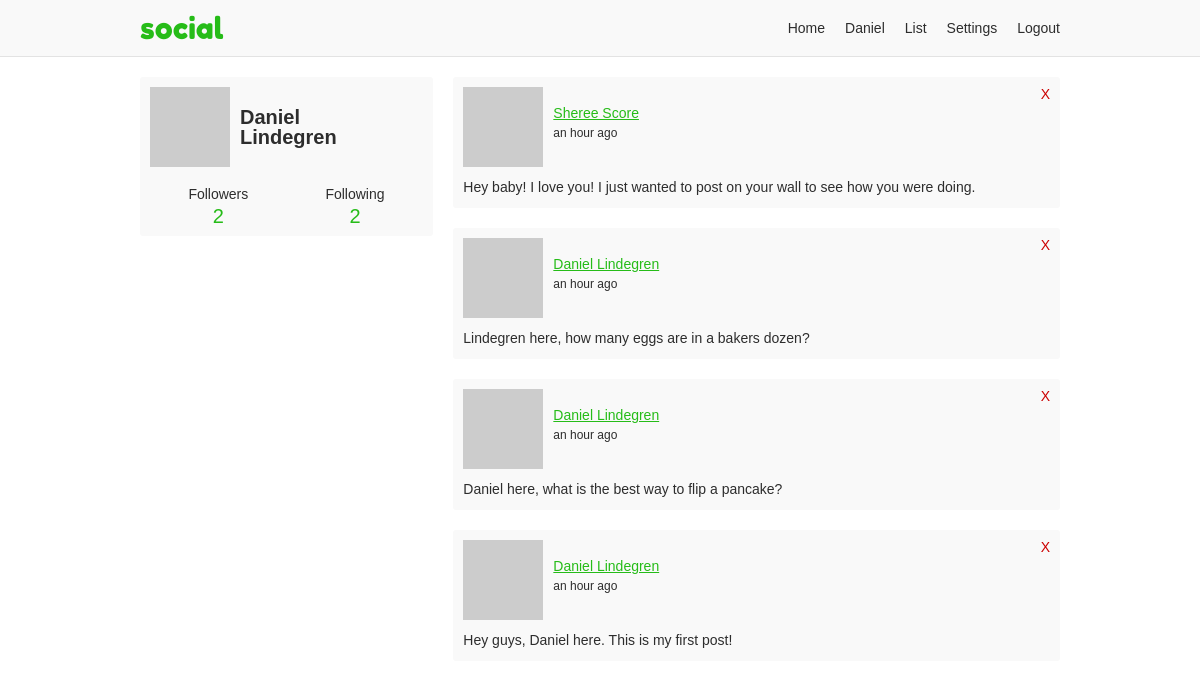
The app's page /onosendi (signed in) with its own data.
### app/users/models/user.py (models this page shows, shortened)
class User(UserMixin, db.Model, BaseModel):
    username = db.Column(db.String(35), nullable=False, unique=True)
    email = db.Column(db.String(255), nullable=False, unique=True)
    password = db.Column(db.String(128), nullable=False)
    first_name = db.Column(db.String(35), nullable=False)
    last_name = db.Column(db.String(35), nullable=False)
    about_me = db.Column(db.Text)
    last_seen = db.Column(db.DateTime, default=datetime.utcnow)
    posts_per_page = db.Column(db.Integer, default=10, nullable=False)
    full_name = column_property(first_name + " " + last_name)
    followed = db.relationship(
        'User',
        secondary=followers,
        primaryjoin='followers.c.follower_id == User.id',
        secondaryjoin='followers.c.followed_id == User.id',
        backref=db.backref('followers', lazy='dynamic'),
        lazy='dynamic')
    post_author = db.relationship(
        'Post',
        foreign_keys='Post.author_id',
        backref='author', lazy='dynamic')
    post_recipient = db.relationship(
        'Post',
        foreign_keys='Post.recipient_id',
        backref='recipient', lazy='dynamic')
    @property
    def get_followers(self):
        return self.followers.filter_by(active=True)
    @property
    def get_followed(self):
        return self.followed.filter_by(active=True)
    @property
    def profile_posts(self):
        return Post.query.join(User, User.id == Post.author_id).filter(
            Post.recipient_id == self.id, User.active == True,
            Post.active == True)
    def avatar(self, size):
        digest = md5(self.email.lower().encode('utf-8')).hexdigest()
        return 'https://www.gravatar.com/avatar/{}?d=monsterid&s={}'.format(
            digest, size)

### app/users/models/post.py (models this page shows, shortened)
class Post(db.Model, BaseModel):
    body = db.Column(db.Text)
    author_id = db.Column(db.Integer, db.ForeignKey('user.id'))
    recipient_id = db.Column(db.Integer, db.ForeignKey('user.id'))

### app/users/views.py (the view)
@users.route('/<username>', methods=['GET', 'POST'])
@login_required
def profile(username):
    user = User.query.filter_by(username=username, active=True).first_or_404()
    form = PostForm()
    if form.validate_on_submit():
        post = Post(body=form.body.data, author=current_user,
                    recipient=user)
        post.commit()
        flash('Your post is now live!')
        return redirect(url_for('users.profile', username=username))
    page = request.args.get('page', 1, type=int)
    posts = user.profile_posts.order_by(
        Post.created.desc()).paginate(
            page, current_user.posts_per_page, False)
    return render_template('users/profile.html', user=user, posts=posts,
                           form=form)

### app/models.py (called while the page is built)
    def commit(self):
        try:
            db.session.add(self)
            db.session.commit()
            return self
        except Exception as E:
            db.session.rollback()
            raise E

### app/users/models/user.py (called while the page is built)
@login.user_loader
def load_user(id):
    return User.query.get(int(id))

### app/users/views.py (called while the page is built)
@users.before_request
def before_request():
    if current_user.is_authenticated:
        if not current_user.active:
            return redirect(url_for('static_views.logout'))
        current_user.last_seen = datetime.utcnow()
        current_user.commit()

### app/templates/users/profile.html (shortened to what this page needs)
{% extends "/base.html" %}
{% block content %}
<div class="grid-container">
  {% include "/users/_profile-info.html" %}
  <div class="profile-content">
    {% if posts.pages > 1 %}
      {% from "/_macros.html" import render_pagination %}
    {% endif %}
    {% if posts.items %}
      {% for post in posts.items %}
      {% include "/users/_post.html" %}
      {% endfor %}
    {% endif %}
    {% if posts.pages > 1 %}
      {% from "/_macros.html" import render_pagination %}
    {% endif %}
  </div>
</div>
{% endblock %}

### app/templates/base.html (shortened to what this page needs)
<!doctype html>
<html lang="en">
<head>
  <link rel="stylesheet" href="{{ url_for('static', filename='css/layout.css') }}">
</head>
<body>
<div class="header-container">
  <header class="site-header responsive-container">
    <h1 class="branding"><a href="{{ url_for('static_views.index') }}">{{ APP_NAME }}</a></h1>
    {% if current_user.is_authenticated %}
    <ul class="primary-nav">
      <li><a href="{{ url_for('users.home') }}">Home</a></li>
      <li><a href="{{ url_for('users.profile', username=current_user.username) }}">{{ current_user.first_name }}</a></li>
      <li><a href="{{ url_for('users.list') }}">List</a></li>
      <li><a href="{{ url_for('users.settings_account') }}">Settings</a></li>
      <li><a href="{{ url_for('static_views.logout') }}">Logout</a></li>
    </ul>
    {% endif %}
  </header>
</div>
<div class="responsive-container">
{% block content %}
{% endblock %}
</div>
</body>
</html>

### app/templates/users/_profile-info.html (shortened to what this page needs)
<div class="profile-aside">
  <div class="profile-info-container">
    <a class="profile-info" href="{{ url_for('users.profile', username=user.username) }}">
      <img src="{{ user.avatar(60) }}">
      <h2>{{ user.first_name }}<br>{{ user.last_name }}</h1>
    </a>
    <div class="user-numbers user-numbers-profile">
      <a href="{{ url_for('users.followers', username=user.username) }}">
        Followers <span>{{ user.get_followers.count() }}</span>
      </a>
      <a href="{{ url_for('users.following', username=user.username) }}">
        Following <span>{{ user.get_followed.count() }}</span>
      </a>
    </div>
  </div>
</div>

### app/templates/users/_post.html
<div class="post">
  <div class="post-header">
    <img src="{{ post.author.avatar(40) }}">
    <p class="post-info">
      <a href="{{ url_for('users.profile', username=post.author.username) }}">{{ post.author.full_name }}</a>
      <time>{{ moment(post.created).fromNow() }}</time>
    </p>
    {% if current_user == post.author or post.recipient_id == current_user.id %}
    <a class="delete-post" href="{{ url_for('users.user_action', username=post.author.username, action='delete-post', post_id=post.id) }}" title="Delete post">X</a>
    {% endif %}
  </div>
  <p class="post-body">{{ post.body }}</p>
</div>

### app/static/css/layout.css (style rules this page uses)
:root { --green: #26bc18; --dark-green: #21a42f; --light-gray: #f9f9f9; --dark-gray: #e3e3e3; --light-green: #e9ffe0; --green-border: #c9ffb2; --green-text: #335922; --text-color: #2d2d2d; --white: #fff; --red: #cc0000; }
*, *::before, *::after { box-sizing: border-box; }
html { font-family: sans-serif; font-size: 62.5%; }
article, aside, figcaption, figure, footer, header, hgroup, main, nav, section { display: block; }
body { margin: 0; color: var(--text-color); font-size: 1.4rem; line-height: 1; }
h1, h2, h3, h4, h5, h6 { margin: 0 0 10px 0; }
p, ol, ul, dl { margin: 0 0 10px 0; padding: 0; }
p { line-height: 1.5; }
img { display: block; }
ol, ul { list-style: none; }
a, a:link { color: var(--green); ext-decoration: none; }
.responsive-container { margin: 0 auto; max-width: 960px; padding: 0 20px; }
.grid-container { display: grid; grid-template-columns: repeat(12, [col-start] 1fr); grid-gap: 20px; }
.grid-container > .profile-aside, .grid-container > .profile-content, .grid-container > .settings-aside, .grid-container > .settings-content, .grid-container > .index-content, .grid-container > .index-registration { grid-column: col-start / -1; }
@media (min-width: 768px) { .grid-container > .profile-aside { grid-column: col-start / span 4; } }
@media (min-width: 768px) { .grid-container > .profile-content { grid-column: col-start 5 / span 8; } }
.header-container { margin-bottom: 20px; background-color: var(--light-gray); border-bottom: 1px solid var(--dark-gray); }
.header-container .site-header { align-items: center; display: flex; }
.branding { margin: 0; padding: 10px 0; }
.branding a { font: 30px "Fredoka One"; text-decoration: none; }
.primary-nav { display: flex; margin: 0 0 0 auto; }
.primary-nav li { padding: 0 10px; }
.primary-nav li:last-child { padding-right: 0; }
.primary-nav a { color: var(--text-color); text-decoration: none; }
.post { margin-bottom: 20px; padding: 10px; position: relative; background-color: var(--light-gray); border-radius: 3px; }
.post .post-header { align-items: center; display: flex; }
.post .post-header img { align-self: flex-start; }
.post .post-header time { display: block; font-size: 1.2rem; }
.post .post-info { margin-left: 10px; }
.post .post-body { margin: 10px 0 0; }
.post .delete-post { position: absolute; top: 10px; right: 10px; color: var(--red); text-decoration: none; }
.profile-info-container, .about-container, .last-seen-container, .recent-posts-container { padding: 10px; margin-bottom: 20px; background-color: var(--light-gray); border-radius: 3px; }
.profile-info { align-items: center; display: flex; margin-bottom: 20px; overflow: hidden; }
.profile-info, .profile-info:link { color: var(--text-color); text-decoration: none; }
.profile-info > h2 { margin: 0 0 0 10px; font-size: 20px; }
.user-numbers { display: flex; text-align: center; }
.user-numbers > a { color: var(--text-color); text-decoration: none; }
.user-numbers-profile > a { width: 50%; }
.user-numbers > a span { display: block; margin-top: 5px; color: var(--green); font-size: 20px; }

### records on screen
User: first_name "Daniel", last_name "Lindegren"
Post: author.full_name "Sheree Score", created "an hour ago", body "Hey baby! I love you! I just wanted to post on your wall to see how you were doing."
Post: author.full_name "Daniel Lindegren", created "an hour ago", body "Lindegren here, how many eggs are in a bakers dozen?"
Post: author.full_name "Daniel Lindegren", created "an hour ago", body "Daniel here, what is the best way to flip a pancake?"
Post: author.full_name "Daniel Lindegren", created "an hour ago", body "Hey guys, Daniel here. This is my first post!"

### other values on screen
{{ APP_NAME }} "social"
{{ user.get_followers.count() }} "2"
{{ user.get_followed.count() }} "2"
